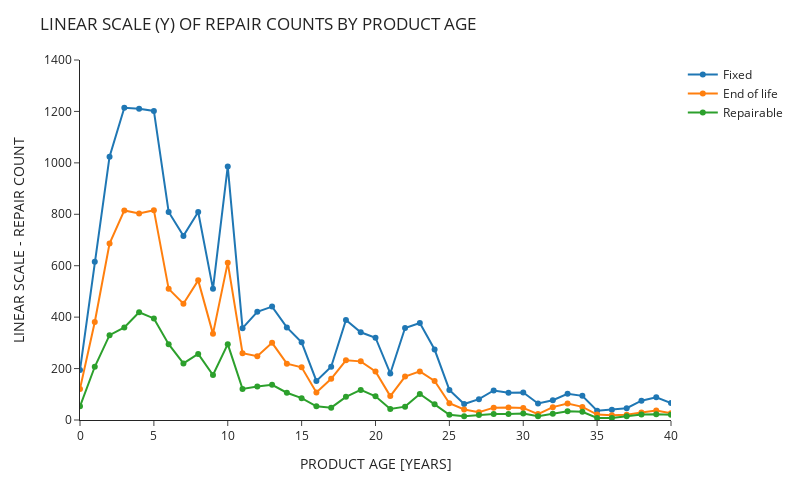
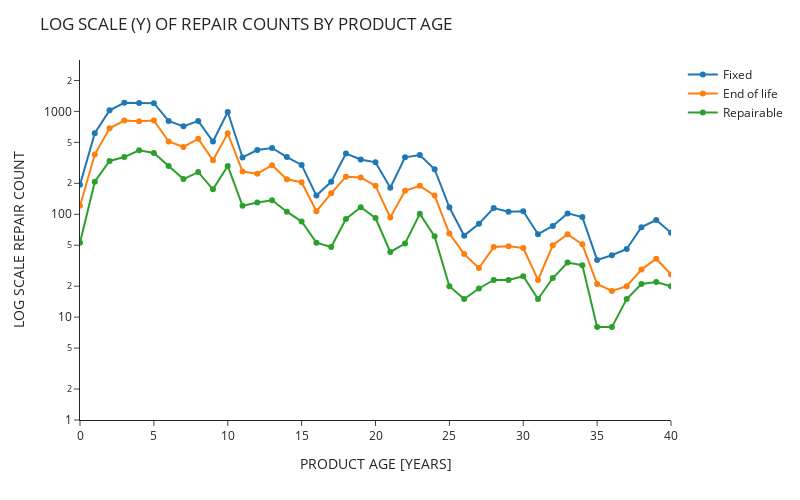

Notebook source saved alongside these figures, in order:
### Markdown cell above
### Plotly Figure Friday - 2024 week 43 - Repairs

### Code cell
import polars as pl
import plotly.express as px
import pycountry

#------------------------------------------------------------------------------#
#  MAP COUNTRY ABBREVIATIONS TO FULL NAMES, USING PYCOUNTRY LIBRARY            #
#------------------------------------------------------------------------------#
df_countries = (
    pl.DataFrame(
        dict(
            zip(
                [c.name for c in pycountry.countries],
                [c.alpha_3 for c in pycountry.countries]
            )
        )
    )
    .transpose(include_header=True)
    .rename({'column': 'COUNTRY', 'column_0': 'CTRY_ABBR'})
)

#------------------------------------------------------------------------------#
#  READ DATA SET, TWEAK AND CLEAN FOR THIS EXERECISE                           #
#------------------------------------------------------------------------------#
df = (
    pl.read_csv('OpenRepair_Data_RepairCafeInt_202407.csv')
    .rename({'country': 'CTRY_ABBR'})
    .join(
        df_countries,
        on='CTRY_ABBR',
        how='left'
    )
    .with_columns(pl.col('product_age').cast(pl.UInt16))
    .with_columns(
        PRODUCT_AGE_COUNT = 
            pl.col('repair_status')
            .count()
            .over(['repair_status','product_age'])
            )
    .drop('problem')  # 66_071 unique problems out or 75252 entries, not useful
    .drop('group_identifier')  # too inconsistent, not useful    
    .drop('product_category_id')  # redundant, used named product category   
    .drop('partner_product_category')      # inconsistent data,      
    .drop('id')      # unique record id for this analysis not needed
    .drop('data_provider')  # all values are Repair Café International
    # only 1 entry for unknown, drop it
    .filter(~pl.col('repair_status').is_in(['Unknown']))              
)
# shift country name and abbr to left side of dataframe, drop first col
left_cols = ['COUNTRY', 'CTRY_ABBR']
reordered_cols = left_cols + [c for c in df.columns[1:] if c not in left_cols]
df = df[reordered_cols]

#------------------------------------------------------------------------------#
#  PREPARE DATAFRAME FOR SCATTER PLOTS                                         #
#------------------------------------------------------------------------------#
df_scatter = (
    df
    .select(pl.col('repair_status','product_age', 'PRODUCT_AGE_COUNT'))
    .unique(['repair_status', 'product_age'])
    .pivot(
         on='repair_status',
         values='PRODUCT_AGE_COUNT',
    )
    .sort('product_age', descending=False)
)

#------------------------------------------------------------------------------#
#  SCATTER PLOT REPAIR COUNT BY PRODUCT AGE, LINEAR SCALE                      #
#------------------------------------------------------------------------------#
plot_cols = ['Fixed',  'End of life', 'Repairable'] 
x_max = 40
fig = px.scatter(
    data_frame= df_scatter,
    x = 'product_age',
    y = plot_cols,
    template='simple_white',
    width=800,
    height=500,
)
fig.update_layout(
        title='Linear Scale (Y) of Repair Counts by product age'.upper(),
        xaxis_title='product age [years]'.upper(),
        yaxis_title='linear scale - Repair Count'.upper(),  
        yaxis_range = [0.0, 1400.0],
        xaxis_range=[0, x_max],
        legend_title=None,
        hovermode='x unified', 

)
fig.update_traces(
    mode='lines+markers',
    hovertemplate=' '.join(['%{y}'])
)
fig.show()

#------------------------------------------------------------------------------#
#  SCATTER PLOT REPAIR COUNT BY PRODUCT AGE, LOG SCALE                         #
#------------------------------------------------------------------------------#
fig = px.scatter(
    df_scatter,
    'product_age',
    plot_cols,
    template='simple_white',
    width=800,
    height=500,
    log_y=True,
)
fig.update_layout(
        title='Log Scale (Y) of Repair Counts by product age'.upper(),
        xaxis_title='product age [years]'.upper(),
        yaxis_title='log scale Repair Count'.upper(),  
        yaxis_range = [0.0, 3.5],
        xaxis_range=[0, x_max],
        legend_title=None,
        hovermode='x unified', 
)
fig.update_traces(
    mode='lines+markers',
    hovertemplate=' '.join(['%{y}'])
)
fig.show()

### Figure 1 — Plotly figure (JSON) as saved in the notebook; plotly's stock layout.template omitted (floating-point values rounded to 4 significant figures)
{"data": [{"hovertemplate": "%{y}", "legendgroup": "Fixed", "marker": {"color": "#1F77B4", "symbol": "circle"}, "mode": "lines+markers", "name": "Fixed", "orientation": "v", "showlegend": true, "type": "scatter", "x": [null, 0, 1, 2, 3, 4, 5, 6, 7, 8, 9, 10, 11, 12, 13, 14, 15, 16, 17, 18, 19, 20, 21, 22, 23, 24, 25, 26, 27, 28, 29, 30, 31, 32, 33, 34, 35, 36, 37, 38, 39, 40, 41, 42, 43, 44, 45, 46, 47, 48, 49, 50, 51, 52, 53, 54, 55, 56, 57, 58, 59, 60, 61, 62, 63, 64, 65, 66, 67, 68, 69, 70, 71, 72, 73, 74, 75, 76, 77, 78, 79, 80, 81, 82, 83, 84, 86, 87, 88, 89, 90, 91, 92, 93, 94, 97, 98, 99, 100, 101, 102, 103, 104, 105, 106, 108, 109, 110, 112, 113, 114, 118, 119, 120, 121, 122], "xaxis": "x", "y": [23496, 194, 615, 1024, 1214, 1210, 1202, 809, 716, 809, 510, 986, 357, 421, 441, 360, 302, 152, 207, 389, 341, 320, 181, 358, 377, 274, 117, 62, 81, 115, 106, 107, 64, 77, 102, 94, 36, 40, 46, 75, 88, 66, 32, 69, 104, 92, 16, 18, 39, 45, 54, 39, 27, 51, 70, 66, 13, 8, 16, 19, 28, 14, 19, 26, 44, 34, 5, 4, 6, 16, 24, 5, 8, 8, 26, 25, 3, 2, 2, 2, 6, 3, 3, 5, 12, 10, null, 1, 3, 8, 2, 1, 6, 14, 5, 1, 7, 9, 11, 5, 2, 8, 3, 1, null, 1, 3, 1, 1, 2, 3, 2, null, null, null, 1], "yaxis": "y"}, {"hovertemplate": "%{y}", "legendgroup": "End of life", "marker": {"color": "#FF7F0E", "symbol": "circle"}, "mode": "lines+markers", "name": "End of life", "orientation": "v", "showlegend": true, "type": "scatter", "x": [null, 0, 1, 2, 3, 4, 5, 6, 7, 8, 9, 10, 11, 12, 13, 14, 15, 16, 17, 18, 19, 20, 21, 22, 23, 24, 25, 26, 27, 28, 29, 30, 31, 32, 33, 34, 35, 36, 37, 38, 39, 40, 41, 42, 43, 44, 45, 46, 47, 48, 49, 50, 51, 52, 53, 54, 55, 56, 57, 58, 59, 60, 61, 62, 63, 64, 65, 66, 67, 68, 69, 70, 71, 72, 73, 74, 75, 76, 77, 78, 79, 80, 81, 82, 83, 84, 86, 87, 88, 89, 90, 91, 92, 93, 94, 97, 98, 99, 100, 101, 102, 103, 104, 105, 106, 108, 109, 110, 112, 113, 114, 118, 119, 120, 121, 122], "xaxis": "x", "y": [13625, 121, 381, 686, 815, 803, 816, 510, 452, 543, 335, 612, 260, 248, 300, 219, 205, 107, 160, 232, 228, 189, 93, 169, 189, 152, 65, 41, 30, 48, 49, 47, 23, 50, 64, 51, 21, 18, 20, 29, 37, 26, 19, 19, 51, 28, 5, 5, 16, 17, 21, 14, 14, 19, 36, 18, 5, 4, 6, 15, 8, 12, 3, 9, 25, 8, 3, 3, 2, 3, 10, 5, 2, 2, 18, 4, null, 1, null, 3, 1, null, 3, 1, 4, 4, 2, null, null, 3, 1, 1, 1, 4, 3, null, 1, 3, 5, null, 1, 4, 3, null, null, null, null, null, null, null, 1, null, null, 1, null, 2], "yaxis": "y"}, {"hovertemplate": "%{y}", "legendgroup": "Repairable", "marker": {"color": "#2CA02C", "symbol": "circle"}, "mode": "lines+markers", "name": "Repairable", "orientation": "v", "showlegend": true, "type": "scatter", "x": [null, 0, 1, 2, 3, 4, 5, 6, 7, 8, 9, 10, 11, 12, 13, 14, 15, 16, 17, 18, 19, 20, 21, 22, 23, 24, 25, 26, 27, 28, 29, 30, 31, 32, 33, 34, 35, 36, 37, 38, 39, 40, 41, 42, 43, 44, 45, 46, 47, 48, 49, 50, 51, 52, 53, 54, 55, 56, 57, 58, 59, 60, 61, 62, 63, 64, 65, 66, 67, 68, 69, 70, 71, 72, 73, 74, 75, 76, 77, 78, 79, 80, 81, 82, 83, 84, 86, 87, 88, 89, 90, 91, 92, 93, 94, 97, 98, 99, 100, 101, 102, 103, 104, 105, 106, 108, 109, 110, 112, 113, 114, 118, 119, 120, 121, 122], "xaxis": "x", "y": [7026, 53, 207, 330, 360, 419, 395, 295, 220, 257, 175, 295, 121, 130, 137, 106, 85, 53, 48, 90, 117, 92, 43, 52, 101, 61, 20, 15, 19, 23, 23, 25, 15, 24, 34, 32, 8, 8, 15, 21, 22, 20, 16, 17, 27, 22, 9, 4, 15, 9, 3, 15, 9, 11, 21, 17, 4, 7, 1, 5, 8, 5, 5, 12, 6, 10, null, null, 3, 3, 10, 4, 3, 6, 8, 9, 1, null, null, 3, 1, 2, null, null, 3, 3, null, 1, 1, 3, 1, 1, 5, 2, 5, null, 1, 1, null, null, 2, 2, null, null, 1, null, null, 2, null, null, null, null, 1, null, 1, 1], "yaxis": "y"}], "layout": {"height": 500, "hovermode": "x unified", "legend": {"title": {}, "tracegroupgap": 0}, "margin": {"t": 60}, "title": {"text": "LINEAR SCALE (Y) OF REPAIR COUNTS BY PRODUCT AGE"}, "width": 800, "xaxis": {"anchor": "y", "domain": [0, 1], "range": [0, 40], "title": {"text": "PRODUCT AGE [YEARS]"}}, "yaxis": {"anchor": "x", "domain": [0, 1], "range": [0, 1400], "title": {"text": "LINEAR SCALE - REPAIR COUNT"}}}}

### Figure 2 — Plotly figure (JSON) as saved in the notebook; plotly's stock layout.template omitted (floating-point values rounded to 4 significant figures)
{"data": [{"hovertemplate": "%{y}", "legendgroup": "Fixed", "marker": {"color": "#1F77B4", "symbol": "circle"}, "mode": "lines+markers", "name": "Fixed", "orientation": "v", "showlegend": true, "type": "scatter", "x": [null, 0, 1, 2, 3, 4, 5, 6, 7, 8, 9, 10, 11, 12, 13, 14, 15, 16, 17, 18, 19, 20, 21, 22, 23, 24, 25, 26, 27, 28, 29, 30, 31, 32, 33, 34, 35, 36, 37, 38, 39, 40, 41, 42, 43, 44, 45, 46, 47, 48, 49, 50, 51, 52, 53, 54, 55, 56, 57, 58, 59, 60, 61, 62, 63, 64, 65, 66, 67, 68, 69, 70, 71, 72, 73, 74, 75, 76, 77, 78, 79, 80, 81, 82, 83, 84, 86, 87, 88, 89, 90, 91, 92, 93, 94, 97, 98, 99, 100, 101, 102, 103, 104, 105, 106, 108, 109, 110, 112, 113, 114, 118, 119, 120, 121, 122], "xaxis": "x", "y": [23496, 194, 615, 1024, 1214, 1210, 1202, 809, 716, 809, 510, 986, 357, 421, 441, 360, 302, 152, 207, 389, 341, 320, 181, 358, 377, 274, 117, 62, 81, 115, 106, 107, 64, 77, 102, 94, 36, 40, 46, 75, 88, 66, 32, 69, 104, 92, 16, 18, 39, 45, 54, 39, 27, 51, 70, 66, 13, 8, 16, 19, 28, 14, 19, 26, 44, 34, 5, 4, 6, 16, 24, 5, 8, 8, 26, 25, 3, 2, 2, 2, 6, 3, 3, 5, 12, 10, null, 1, 3, 8, 2, 1, 6, 14, 5, 1, 7, 9, 11, 5, 2, 8, 3, 1, null, 1, 3, 1, 1, 2, 3, 2, null, null, null, 1], "yaxis": "y"}, {"hovertemplate": "%{y}", "legendgroup": "End of life", "marker": {"color": "#FF7F0E", "symbol": "circle"}, "mode": "lines+markers", "name": "End of life", "orientation": "v", "showlegend": true, "type": "scatter", "x": [null, 0, 1, 2, 3, 4, 5, 6, 7, 8, 9, 10, 11, 12, 13, 14, 15, 16, 17, 18, 19, 20, 21, 22, 23, 24, 25, 26, 27, 28, 29, 30, 31, 32, 33, 34, 35, 36, 37, 38, 39, 40, 41, 42, 43, 44, 45, 46, 47, 48, 49, 50, 51, 52, 53, 54, 55, 56, 57, 58, 59, 60, 61, 62, 63, 64, 65, 66, 67, 68, 69, 70, 71, 72, 73, 74, 75, 76, 77, 78, 79, 80, 81, 82, 83, 84, 86, 87, 88, 89, 90, 91, 92, 93, 94, 97, 98, 99, 100, 101, 102, 103, 104, 105, 106, 108, 109, 110, 112, 113, 114, 118, 119, 120, 121, 122], "xaxis": "x", "y": [13625, 121, 381, 686, 815, 803, 816, 510, 452, 543, 335, 612, 260, 248, 300, 219, 205, 107, 160, 232, 228, 189, 93, 169, 189, 152, 65, 41, 30, 48, 49, 47, 23, 50, 64, 51, 21, 18, 20, 29, 37, 26, 19, 19, 51, 28, 5, 5, 16, 17, 21, 14, 14, 19, 36, 18, 5, 4, 6, 15, 8, 12, 3, 9, 25, 8, 3, 3, 2, 3, 10, 5, 2, 2, 18, 4, null, 1, null, 3, 1, null, 3, 1, 4, 4, 2, null, null, 3, 1, 1, 1, 4, 3, null, 1, 3, 5, null, 1, 4, 3, null, null, null, null, null, null, null, 1, null, null, 1, null, 2], "yaxis": "y"}, {"hovertemplate": "%{y}", "legendgroup": "Repairable", "marker": {"color": "#2CA02C", "symbol": "circle"}, "mode": "lines+markers", "name": "Repairable", "orientation": "v", "showlegend": true, "type": "scatter", "x": [null, 0, 1, 2, 3, 4, 5, 6, 7, 8, 9, 10, 11, 12, 13, 14, 15, 16, 17, 18, 19, 20, 21, 22, 23, 24, 25, 26, 27, 28, 29, 30, 31, 32, 33, 34, 35, 36, 37, 38, 39, 40, 41, 42, 43, 44, 45, 46, 47, 48, 49, 50, 51, 52, 53, 54, 55, 56, 57, 58, 59, 60, 61, 62, 63, 64, 65, 66, 67, 68, 69, 70, 71, 72, 73, 74, 75, 76, 77, 78, 79, 80, 81, 82, 83, 84, 86, 87, 88, 89, 90, 91, 92, 93, 94, 97, 98, 99, 100, 101, 102, 103, 104, 105, 106, 108, 109, 110, 112, 113, 114, 118, 119, 120, 121, 122], "xaxis": "x", "y": [7026, 53, 207, 330, 360, 419, 395, 295, 220, 257, 175, 295, 121, 130, 137, 106, 85, 53, 48, 90, 117, 92, 43, 52, 101, 61, 20, 15, 19, 23, 23, 25, 15, 24, 34, 32, 8, 8, 15, 21, 22, 20, 16, 17, 27, 22, 9, 4, 15, 9, 3, 15, 9, 11, 21, 17, 4, 7, 1, 5, 8, 5, 5, 12, 6, 10, null, null, 3, 3, 10, 4, 3, 6, 8, 9, 1, null, null, 3, 1, 2, null, null, 3, 3, null, 1, 1, 3, 1, 1, 5, 2, 5, null, 1, 1, null, null, 2, 2, null, null, 1, null, null, 2, null, null, null, null, 1, null, 1, 1], "yaxis": "y"}], "layout": {"height": 500, "hovermode": "x unified", "legend": {"title": {}, "tracegroupgap": 0}, "margin": {"t": 60}, "title": {"text": "LOG SCALE (Y) OF REPAIR COUNTS BY PRODUCT AGE"}, "width": 800, "xaxis": {"anchor": "y", "domain": [0, 1], "range": [0, 40], "title": {"text": "PRODUCT AGE [YEARS]"}}, "yaxis": {"anchor": "x", "domain": [0, 1], "range": [0, 3.5], "title": {"text": "LOG SCALE REPAIR COUNT"}, "type": "log"}}}
